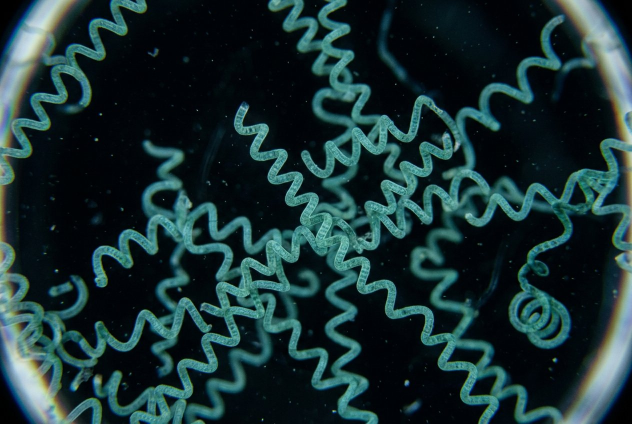
#> input picture assets/images/microscopy/sim-field.jpg, 1264 x 848 px (shown at 1/2 size)
$ python make_focus_thumbs.py
#> lines starting #> are read from the running program, lines starting #| are printed output that depends on the picture
#> in build, im is the input picture: PIL image 1264x848 RGB; mean R, G, B 25.8, 49.9, 51.7
#!/usr/bin/env python3
"""
Focus-of-the-Day thumbnail builder — Orr Biologicals
====================================================

Creates four distinct, high-quality 1600x900 thumbnails used by the blog's
rotating shelf for the daily focus card. Each is derived from the site's own
photography (real lab / microscopy imagery) with a brand treatment: gentle
green duotone lift, vignette, and a soft vignette caption bar. Deterministic
and offline — regenerate with:

    python tools/blog/make_focus_thumbs.py

Outputs to assets/images/focus/focus-0.jpg .. focus-3.jpg
"""

from pathlib import Path
from PIL import Image, ImageEnhance, ImageDraw, ImageFilter, ImageOps

ROOT = Path(__file__).resolve().parents[2]
OUT = ROOT / "assets" / "images" / "focus"
SIZE = (1600, 900)

# source photography already in the repo (real imagery, not stock)
SOURCES = [
    ROOT / "assets" / "images" / "microscopy" / "sim-field.jpg",   # dark-field filaments
    ROOT / "assets" / "images" / "hero.jpg",                        # the green column
    ROOT / "assets" / "images" / "microscopy" / "bench-photo.jpg",  # control brick
    ROOT / "assets" / "cyano" / "hero-field.jpg",                   # single-cell field
]

LEAF = (63, 143, 78)       # brand green
CREAM = (250, 246, 236)    # brand paper


def crop_cover(im: Image.Image, size=SIZE) -> Image.Image:
#> called with size = (1600, 900)
    return ImageOps.fit(im, size, method=Image.LANCZOS, centering=(0.5, 0.42))
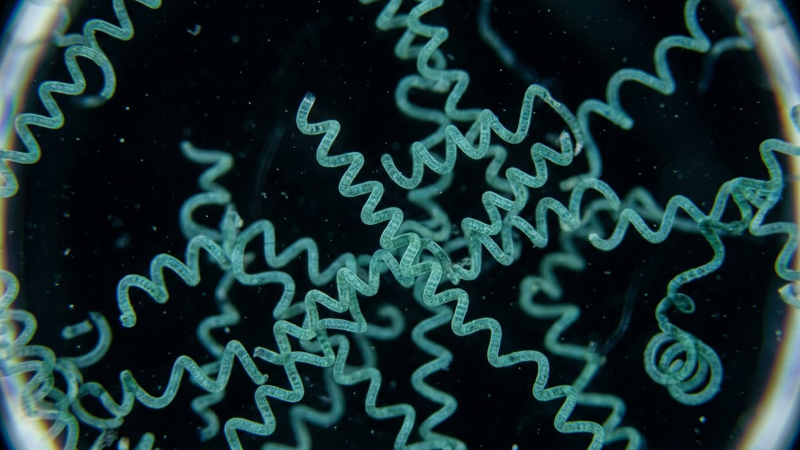
#> returned value: PIL image 1600x900 RGB (shown at 1/2 size); mean R, G, B 25.2, 49.7, 51.3


def green_lift(im: Image.Image, strength=0.18) -> Image.Image:
    """Blend a subtle brand-green duotone into the midtones."""
#> called with strength = 0.14
    gray = ImageOps.grayscale(im)
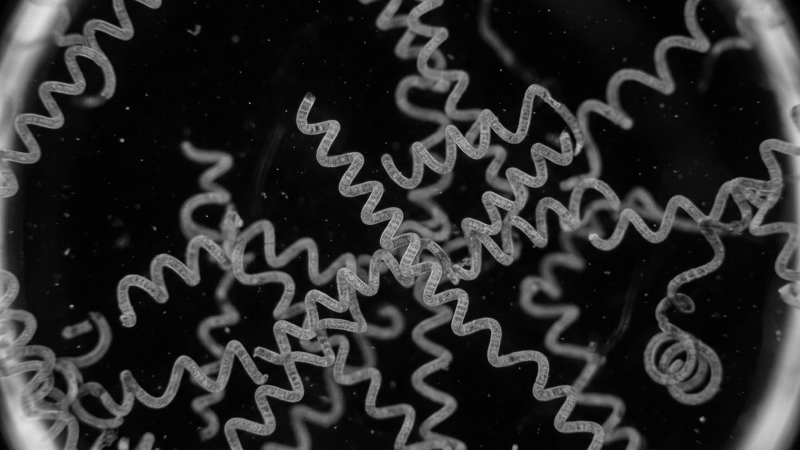
#> gray: PIL image 1600x900 L (shown at 1/2 size); min 0, max 224, mean 42.6
    tinted = ImageOps.colorize(gray, black=(6, 16, 10), white=(226, 244, 224), mid=LEAF)
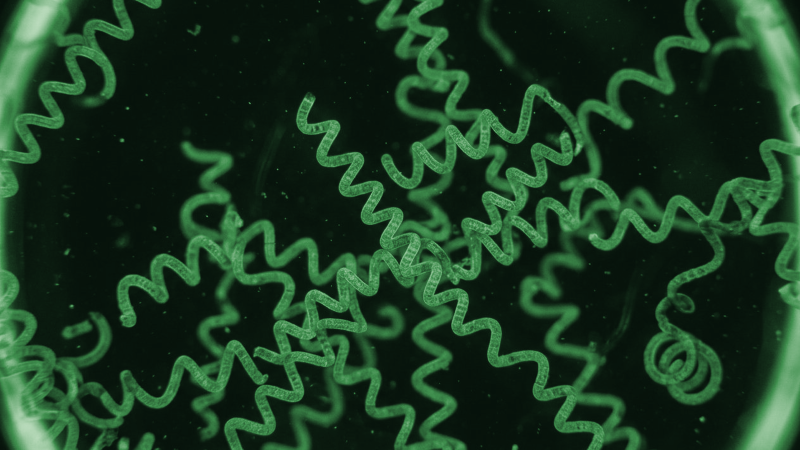
#> tinted: PIL image 1600x900 RGB (shown at 1/2 size); mean R, G, B 26.3, 58.1, 33.6
    return Image.blend(im.convert("RGB"), tinted, strength)


def vignette(im: Image.Image, strength=90) -> Image.Image:
#> called with strength = 90
    mask = Image.new("L", SIZE, 0)
#> mask: PIL image 1600x900 L; every value is 0
    d = ImageDraw.Draw(mask)
    d.ellipse((-SIZE[0] * 0.25, -SIZE[1] * 0.35, SIZE[0] * 1.25, SIZE[1] * 1.35), fill=255)
    mask = mask.filter(ImageFilter.GaussianBlur(180))
#> mask: PIL image 1600x900 L; every value is 255
    dark = Image.new("RGB", SIZE, (8, 14, 9))
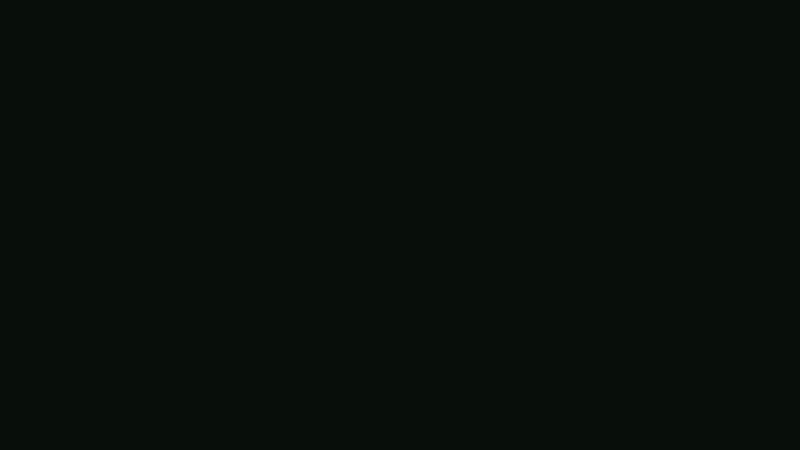
#> dark: PIL image 1600x900 RGB (shown at 1/2 size); mean R, G, B 8, 14, 9
    return Image.composite(im, dark, mask)


def caption_bar(im: Image.Image) -> Image.Image:
    """Soft bottom gradient so overlay text (added by the card) stays readable."""
    grad = Image.new("L", SIZE, 0)
    d = ImageDraw.Draw(grad)
    for y in range(int(SIZE[1] * 0.62), SIZE[1]):
        a = int(150 * ((y - SIZE[1] * 0.62) / (SIZE[1] * 0.38)) ** 1.4)
        d.line([(0, y), (SIZE[0], y)], fill=a)
    overlay = Image.new("RGB", SIZE, (10, 16, 11))
    return Image.composite(overlay, im, grad)
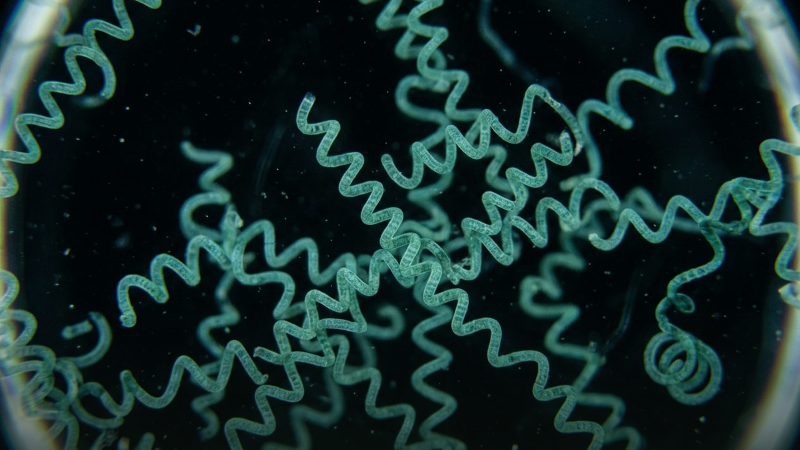
#> returned value: PIL image 1600x900 RGB (shown at 1/2 size); mean R, G, B 22.9, 46.5, 44.2


def build(src: Path, idx: int) -> None:
    im = Image.open(src).convert("RGB")
    im = crop_cover(im)
    im = green_lift(im, strength=(0.14, 0.2, 0.12, 0.16)[idx % 4])
    im = vignette(im)
    im = caption_bar(im)
    im = ImageEnhance.Sharpness(im).enhance(1.06)
#> im: PIL image 1600x900 RGB
    OUT.mkdir(parents=True, exist_ok=True)
    out = OUT / f"focus-{idx}.jpg"
    im.save(out, "JPEG", quality=86, optimize=True, progressive=True)
#> (the run stopped early here; a loop or call above may not have finished)
